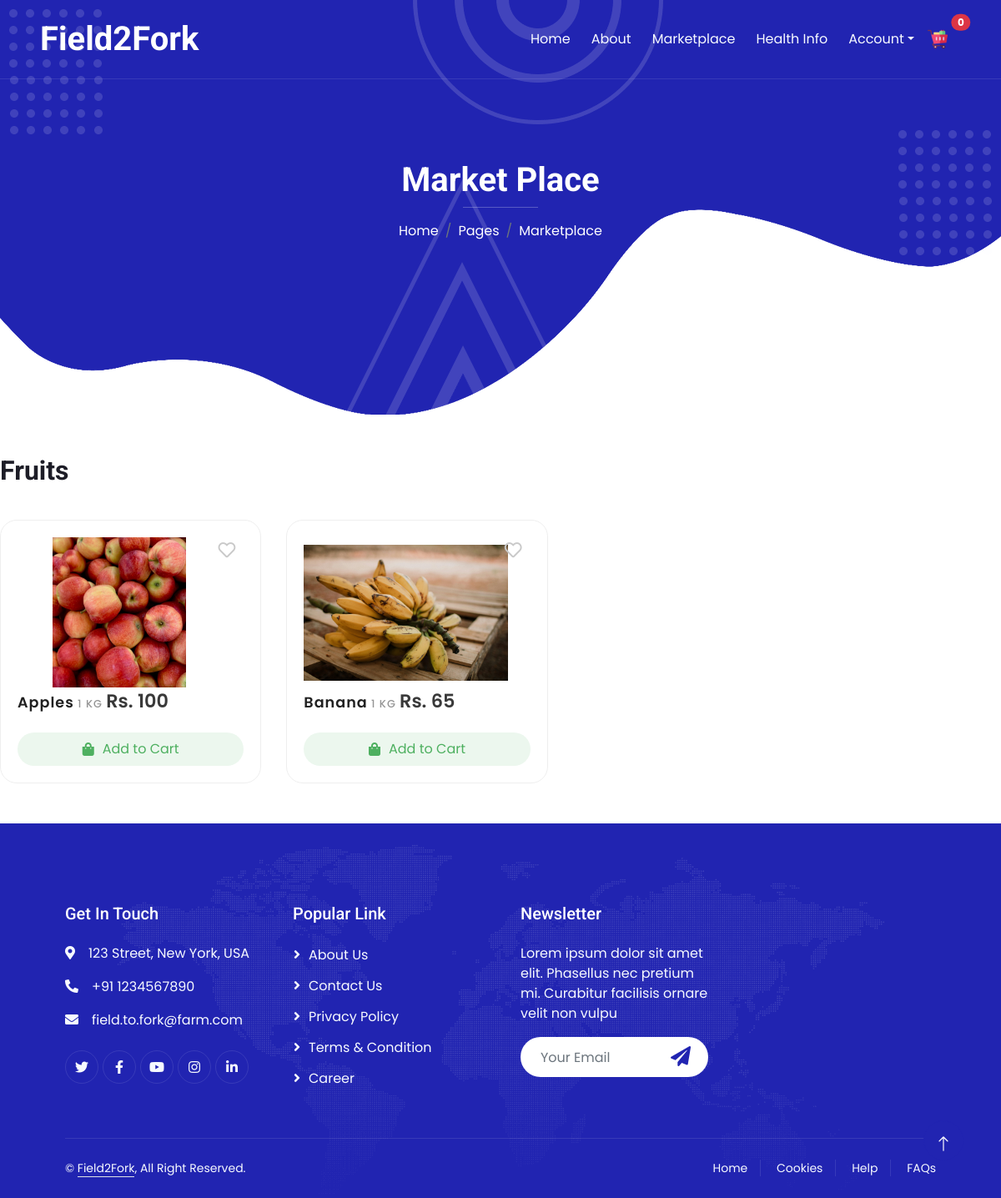
The page /market/fruits/ on the database its author committed.
### categories/models.py (models this page shows)
class Categories(models.Model):
    category_name = models.CharField(max_length=50, unique=True)
    slug = models.SlugField(max_length=50, unique=True)
    description = models.TextField(max_length=255, blank=True)
    cat_image = models.ImageField(upload_to='photo/categories', blank=True)
    class Meta:
        verbose_name = "Category"
        verbose_name_plural = "Categories"

### store/models.py (models this page shows, shortened)
class Product(models.Model):
    product_name = models.CharField(max_length=200)
    slug = models.SlugField(max_length=200)
    description = models.TextField(blank=True,)
    price = models.IntegerField()
    image = models.ImageField(blank=True,upload_to="photo/products")
    stock = models.IntegerField()
    is_available = models.BooleanField(default=True)
    category = models.ForeignKey(Categories, on_delete=models.CASCADE)
    created_date = models.DateTimeField(auto_now_add=True,)
    modified_date = models.DateTimeField(auto_now=True)
    def get_url(self):
        return reverse('product_detail', args=[self.category.slug, self.slug])

### marketplace/views.py (the view)
# urls.py: path('<slug:category_slug>/', views.store, name='product_by_category'),
def store(request, category_slug=None,cart_cost=0,cart_items=0):
    category = None
    products = None
    cart_cost = 2000
    cart_items = 5
    if category_slug != None:
        category = get_object_or_404(Categories, slug=category_slug )
        products = Product.objects.filter(category=category , is_available= True)
        product_count = products.count()
    else:
        products = Product.objects.all().filter(is_available= True)
        product_count = products.count()
    context = {
        'products' : products,
        'product_count' : product_count,
        'category' : category,
        'selcted_slug' : category_slug,
        'cart_cost': cart_cost,
        'cart_items': cart_items,
        'total_items': len(CartItem.objects.all()),
    }
    return render(request, 'temp_marketplace/categoryProductList.html', context)

### templates/temp_marketplace/categoryProductList.html (shortened to what this page needs)
{% extends 'temp_marketplace/base.html' %}
{% load static %}
{% block body_block %}
<link href="{% static 'marketplace/css/homestyle.css' %}" rel="stylesheet">
<div class="category-products">
    <h2>{{ category.category_name }}</h2>
    <div class="product-container">
        {% for product in products %}
            <div class="product-box">
                <a href="{{ product.get_url }}" >
                <img alt="{{ product.product_name }}" src="{{ product.image.url }}">
                <strong>{{ product.product_name }}</strong>
                <span class="quantity">1 KG</span>
                <span class="price">Rs. {{ product.price }}</span>
                </a>
                <a href="{% url 'add_to_cart' product.id %}" class="cart-btn">
                    <i class="fas fa-shopping-bag"></i> Add to Cart
                </a>
                <a class="like-btn">
                    <i class="far fa-heart"></i>
                </a>
            </div>
        {% empty %}
            <p>No products available.</p>
        {% endfor %}
    </div>
</div>
{% endblock %}

### templates/temp_marketplace/base.html (shortened to what this page needs)
{% load static %}
<!DOCTYPE html>
<html lang="en">
<head>
    <link href="https://cdnjs.cloudflare.com/ajax/libs/font-awesome/5.10.0/css/all.min.css" rel="stylesheet">
    <link href="https://cdn.jsdelivr.net/npm/bootstrap-icons@1.4.1/font/bootstrap-icons.css" rel="stylesheet">
    <link href="{% static 'home/lib/animate/animate.min.css' %}" rel="stylesheet">
    <link href="{% static 'home/lib/owlcarousel/assets/owl.carousel.min.css' %}" rel="stylesheet">
    <link href="{% static 'home/lib/lightbox/css/lightbox.min.css' %}" rel="stylesheet">
    <link href="{% static 'home/css/bootstrap.min.css' %}" rel="stylesheet">
    <link href="{% static 'home/css/style.css' %}" rel="stylesheet">
</head>
<body>
    <div class="container-xxl bg-white p-0">
        <div class="container-xxl position-relative p-0">
            <nav class="navbar navbar-expand-lg navbar-light px-4 px-lg-5 py-3 py-lg-0">
                <a href="{% url 'homepage' %}" class="navbar-brand p-0">
                    <h1 class="m-0">Field2Fork</h1>
                </a>
                <div class="collapse navbar-collapse" id="navbarCollapse">
                    <div class="navbar-nav ms-auto py-0">
                        <a href="{% url 'homepage' %}" class="nav-item nav-link">Home</a>
                        <a href="{% url 'aboutpage' %}" class="nav-item nav-link">About</a>
                        <a href="{% url 'marketpage' %}" class="nav-item nav-link">Marketplace</a>
                        <a href="{% url 'notfound' %}" class="nav-item nav-link">Health Info</a>
                        <div class="nav-item dropdown">
                            <a href="#" class="nav-link dropdown-toggle" data-bs-toggle="dropdown">Account</a>
                        </div>
                    </div>
                    <div class="nav-item">
                        <a href="{% url 'cart' %}" class="nav-link position-relative">
                            <img src="{% static 'marketplace/img/trolley.png' %}" alt="Cart" width="24" height="24">
                            <span class="position-absolute top-0 start-100 translate-middle badge rounded-pill bg-danger">
                                {{ total_items }}
                            </span>
                        </a>
                    </div>
                </div>
            </nav>
            <div class="container-xxl py-5 bg-primary hero-header mb-5">
                <div class="container my-5 py-5 px-lg-5">
                    <div class="row g-5 py-5">
                        <div class="col-12 text-center">
                            <h1 class="text-white animated zoomIn">Market Place</h1>
                            <hr class="bg-white mx-auto mt-0" style="width: 90px;">
                            <nav aria-label="breadcrumb">
                                <ol class="breadcrumb justify-content-center">
                                    <li class="breadcrumb-item"><a class="text-white" href="#">Home</a></li>
                                    <li class="breadcrumb-item"><a class="text-white" href="#">Pages</a></li>
                                    <li class="breadcrumb-item text-white active" aria-current="page">Marketplace</li>
                                </ol>
                            </nav>
                        </div>
                    </div>
                </div>
            </div>
            {% block body_block %}
            {% endblock body_block %}
        </div>
        <div class="container-fluid bg-primary text-light footer mt-5 pt-5 wow fadeIn" data-wow-delay="0.1s">
            <div class="container py-5 px-lg-5">
                <div class="row g-5">
                    <div class="col-md-6 col-lg-3">
                        <h5 class="text-white mb-4">Get In Touch</h5>
                        <p><i class="fa fa-map-marker-alt me-3"></i>123 Street, New York, USA</p>
                        <p><i class="fa fa-phone-alt me-3"></i>+91 1234567890</p>
                        <p><i class="fa fa-envelope me-3"></i>field.to.fork@farm.com</p>
                        <div class="d-flex pt-2">
                            <a class="btn btn-outline-light btn-social" href=""><i class="fab fa-twitter"></i></a>
                            <a class="btn btn-outline-light btn-social" href=""><i class="fab fa-facebook-f"></i></a>
                            <a class="btn btn-outline-light btn-social" href=""><i class="fab fa-youtube"></i></a>
                            <a class="btn btn-outline-light btn-social" href=""><i class="fab fa-instagram"></i></a>
                            <a class="btn btn-outline-light btn-social" href=""><i class="fab fa-linkedin-in"></i></a>
                        </div>
                    </div>
                    <div class="col-md-6 col-lg-3">
                        <h5 class="text-white mb-4">Popular Link</h5>
                        <a class="btn btn-link" href="{% url 'aboutpage' %}">About Us</a>
                        <a class="btn btn-link" href="{% url 'contactpage' %}">Contact Us</a>
                        <a class="btn btn-link" href="{% url 'notfound' %}">Privacy Policy</a>
                        <a class="btn btn-link" href="{% url 'notfound' %}">Terms & Condition</a>
                        <a class="btn btn-link" href="{% url 'notfound' %}">Career</a>
                    </div>
                    <div class="col-md-6 col-lg-3">
                        <h5 class="text-white mb-4">Newsletter</h5>
                        <p>Lorem ipsum dolor sit amet elit. Phasellus nec pretium mi. Curabitur facilisis ornare velit non vulpu</p>
                        <div class="position-relative w-100 mt-3">
                            <input class="form-control border-0 rounded-pill w-100 ps-4 pe-5" type="text" placeholder="Your Email" style="height: 48px;">
                            <button type="button" class="btn shadow-none position-absolute top-0 end-0 mt-1 me-2"><i class="fa fa-paper-plane text-primary fs-4"></i></button>
                        </div>
                    </div>
                </div>
            </div>
            <div class="container px-lg-5">
                <div class="copyright">
                    <div class="row">
                        <div class="col-md-6 text-center text-md-start mb-3 mb-md-0">
                            &copy; <a class="border-bottom" href="{% url 'homepage' %}">Field2Fork</a>, All Right Reserved.
                        </div>
                        <div class="col-md-6 text-center text-md-end">
                            <div class="footer-menu">
                                <a href="{% url 'homepage' %}">Home</a>
                                <a href="{% url 'notfound' %}">Cookies</a>
                                <a href="{% url 'notfound' %}">Help</a>
                                <a href="{% url 'notfound' %}">FAQs</a>
                            </div>
                        </div>
                    </div>
                </div>
            </div>
        </div>
        <a href="#" class="btn btn-lg btn-primary btn-lg-square back-to-top pt-2"><i class="bi bi-arrow-up"></i></a>
    </div>
</body>
</html>

### static/home/css/style.css (style rules this page uses)
:root { --primary: #2124B1; --secondary: #4777F5; --light: #F7FAFF; --dark: #1D1D27; }
.back-to-top { position: fixed; display: none; right: 45px; bottom: 45px; z-index: 99; }
h1, h2, h3, .fw-bold { font-weight: 700 !important; }
h4, h5, h6, .fw-medium { font-weight: 500 !important; }
.btn { font-weight: 500; transition: .5s; }
.btn-lg-square { width: 48px; height: 48px; }
.btn-square, .btn-sm-square, .btn-lg-square { padding: 0; display: flex; align-items: center; justify-content: center; font-weight: normal; border-radius: 50px; }
.navbar-light .navbar-nav .nav-link { position: relative; margin-left: 25px; padding: 35px 0; color: var(--light) !important; outline: none; transition: .5s; }
.navbar-light .navbar-brand h1 { color: #FFFFFF; }
@media (min-width: 992px) { .navbar-light { position: absolute; width: 100%; top: 0; left: 0; border-bottom: 1px solid rgba(256, 256, 256, .1); z-index: 999; } }
@media (min-width: 992px) { .navbar-light .navbar-nav .nav-link::before { position: absolute; content: ""; width: 0; height: 2px; bottom: -1px; left: 50%; background: var(--secondary); transition: .5s; } }
.hero-header { background: url(../img/bg-dot.png), url(../img/bg-dot.png), url(../img/bg-round.png), url(../img/bg-tree.png), url(../img/bg-bottom-hero.png); background-position: 10px 10px, bottom 190px right 10px, left 55% top -1px, left 45% bottom -1px, center bottom -1px; background-repeat: no-repeat; }
.footer { background: url(../img/footer.png) center center no-repeat; background-size: contain; }
.footer .btn.btn-social { margin-right: 5px; width: 40px; height: 40px; display: flex; align-items: center; justify-content: center; color: var(--light); border: 1px solid rgba(256, 256, 256, .1); border-radius: 40px; transition: .3s; }
.footer .btn.btn-link { display: block; margin-bottom: 10px; padding: 0; text-align: left; color: var(--light); font-weight: normal; transition: .3s; }
.footer .btn.btn-link::before { position: relative; content: "\f105"; font-family: "Font Awesome 5 Free"; font-weight: 900; margin-right: 10px; }
.footer .copyright { padding: 25px 0; font-size: 14px; border-top: 1px solid rgba(256, 256, 256, .1); }
.footer .copyright a { color: var(--light); }
.footer .footer-menu a { margin-right: 15px; padding-right: 15px; border-right: 1px solid rgba(255, 255, 255, .1); }
.footer .footer-menu a:last-child { margin-right: 0; padding-right: 0; border-right: none; }

### static/marketplace/css/homestyle.css (style rules this page uses)
* { font-family: 'Poppins', sans-serif; margin: 0px; padding: 0px; box-sizing: border-box; scroll-behavior: smooth; }
a { text-decoration: none; }
body { margin: 0px; padding: 0px; font-family: poppins; }
.product-container { display: grid; grid-template-columns: 1fr 1fr 1fr; grid-gap: 30px; align-items: center; margin: 40px 0px; }
.product-box img { width: 90%; height: 180px; object-fit: contain; object-position: center; margin: auto; }
.product-box { width: 100%; border: 1px solid #eeeeee; border-radius: 20px; background-color: #ffffff; padding: 20px; display: flex; flex-direction: column; position: relative; cursor: pointer; }
.product-box strong { color: #202020; font-size: 1.1rem; letter-spacing: 1px; font-weight: 600; margin-top: 10px; }
.product-box .quantity { color: #949494; font-size: 0.8rem; font-weight: 500; letter-spacing: 1px; }
.product-box .price { margin-top: 10px; font-weight: 600; font-size: 1.4rem; color: #393939; }
.product-box .cart-btn { width:100%; height: 40px; background-color: #ecf7ee; color: #4eb060; display: flex; justify-content: center; align-items: center; margin-top: 20px; transition: all ease 0.3s; border-radius: 20px; }
.product-box .cart-btn i { margin-right: 10px; }
.product-box .like-btn { position: absolute; right: 30px; top: 20px; color: #c9c9c9; font-size: 1.3rem; }
.product-container, .product-heading { max-width: 1000px; width: 100%; }

### rows shown on the page
Categories: category_name "Fruits"
Product: image (picture), product_name "Apples", price "100"
Product: image (picture), product_name "Banana", price "65"

### other values the page prints
{{ total_items }} "0"
